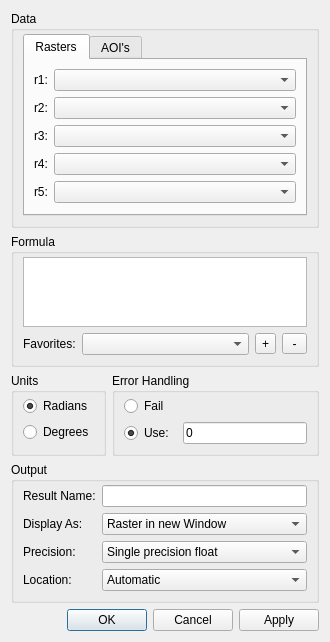
<?xml version="1.0" encoding="UTF-8"?>
<ui version="4.0">
 <class>RasterMathDlg</class>
 <widget class="QDialog" name="RasterMathDlg">
  <property name="windowModality">
   <enum>Qt::ApplicationModal</enum>
  </property>
  <property name="geometry">
   <rect>
    <x>0</x>
    <y>0</y>
    <width>330</width>
    <height>597</height>
   </rect>
  </property>
  <property name="windowTitle">
   <string>Raster Math</string>
  </property>
  <layout class="QVBoxLayout" name="verticalLayout">
   <item>
    <widget class="QGroupBox" name="mpDataGroupBox">
     <property name="title">
      <string>Data</string>
     </property>
     <layout class="QVBoxLayout">
      <property name="topMargin">
       <number>3</number>
      </property>
      <item>
       <widget class="QTabWidget" name="mpDataTabs">
        <property name="currentIndex">
         <number>0</number>
        </property>
        <widget class="QWidget" name="mpRasterTab">
         <attribute name="title">
          <string>Rasters</string>
         </attribute>
         <layout class="QVBoxLayout">
          <item>
           <layout class="QHBoxLayout">
            <item>
             <widget class="QLabel" name="mpRaster1Label">
              <property name="text">
               <string>r1:</string>
              </property>
             </widget>
            </item>
            <item>
             <widget class="QComboBox" name="mpRaster1Combo">
              <property name="sizePolicy">
               <sizepolicy hsizetype="Preferred" vsizetype="Fixed">
                <horstretch>1</horstretch>
                <verstretch>0</verstretch>
               </sizepolicy>
              </property>
             </widget>
            </item>
           </layout>
          </item>
          <item>
           <layout class="QHBoxLayout">
            <item>
             <widget class="QLabel" name="mpRaster2Label">
              <property name="text">
               <string>r2:</string>
              </property>
             </widget>
            </item>
            <item>
             <widget class="QComboBox" name="mpRaster2Combo">
              <property name="sizePolicy">
               <sizepolicy hsizetype="Preferred" vsizetype="Fixed">
                <horstretch>1</horstretch>
                <verstretch>0</verstretch>
               </sizepolicy>
              </property>
             </widget>
            </item>
           </layout>
          </item>
          <item>
           <layout class="QHBoxLayout">
            <item>
             <widget class="QLabel" name="mpRaster3Label">
              <property name="text">
               <string>r3:</string>
              </property>
             </widget>
            </item>
            <item>
             <widget class="QComboBox" name="mpRaster3Combo">
              <property name="sizePolicy">
               <sizepolicy hsizetype="Preferred" vsizetype="Fixed">
                <horstretch>1</horstretch>
                <verstretch>0</verstretch>
               </sizepolicy>
              </property>
             </widget>
            </item>
           </layout>
          </item>
          <item>
           <layout class="QHBoxLayout">
            <item>
             <widget class="QLabel" name="mpRaster4Label">
              <property name="text">
               <string>r4:</string>
              </property>
             </widget>
            </item>
            <item>
             <widget class="QComboBox" name="mpRaster4Combo">
              <property name="sizePolicy">
               <sizepolicy hsizetype="Preferred" vsizetype="Fixed">
                <horstretch>1</horstretch>
                <verstretch>0</verstretch>
               </sizepolicy>
              </property>
             </widget>
            </item>
           </layout>
          </item>
          <item>
           <layout class="QHBoxLayout">
            <item>
             <widget class="QLabel" name="mpRaster5Label">
              <property name="text">
               <string>r5:</string>
              </property>
             </widget>
            </item>
            <item>
             <widget class="QComboBox" name="mpRaster5Combo">
              <property name="sizePolicy">
               <sizepolicy hsizetype="Preferred" vsizetype="Fixed">
                <horstretch>1</horstretch>
                <verstretch>0</verstretch>
               </sizepolicy>
              </property>
             </widget>
            </item>
           </layout>
          </item>
         </layout>
        </widget>
        <widget class="QWidget" name="mpAoiTab">
         <attribute name="title">
          <string>AOI's</string>
         </attribute>
         <layout class="QVBoxLayout">
          <item>
           <layout class="QHBoxLayout">
            <item>
             <widget class="QLabel" name="mpAoi1Label">
              <property name="text">
               <string>a1:</string>
              </property>
             </widget>
            </item>
            <item>
             <widget class="QComboBox" name="mpAoi1Combo">
              <property name="sizePolicy">
               <sizepolicy hsizetype="Preferred" vsizetype="Fixed">
                <horstretch>1</horstretch>
                <verstretch>0</verstretch>
               </sizepolicy>
              </property>
             </widget>
            </item>
           </layout>
          </item>
          <item>
           <layout class="QHBoxLayout">
            <item>
             <widget class="QLabel" name="mpAoi2Label">
              <property name="text">
               <string>a2:</string>
              </property>
             </widget>
            </item>
            <item>
             <widget class="QComboBox" name="mpAoi2Combo">
              <property name="sizePolicy">
               <sizepolicy hsizetype="Preferred" vsizetype="Fixed">
                <horstretch>1</horstretch>
                <verstretch>0</verstretch>
               </sizepolicy>
              </property>
             </widget>
            </item>
           </layout>
          </item>
          <item>
           <layout class="QHBoxLayout">
            <item>
             <widget class="QLabel" name="mpAoi3Label">
              <property name="text">
               <string>a3:</string>
              </property>
             </widget>
            </item>
            <item>
             <widget class="QComboBox" name="mpAoi3Combo">
              <property name="sizePolicy">
               <sizepolicy hsizetype="Preferred" vsizetype="Fixed">
                <horstretch>1</horstretch>
                <verstretch>0</verstretch>
               </sizepolicy>
              </property>
             </widget>
            </item>
           </layout>
          </item>
          <item>
           <layout class="QHBoxLayout">
            <item>
             <widget class="QLabel" name="mpAoi4Label">
              <property name="text">
               <string>a4:</string>
              </property>
             </widget>
            </item>
            <item>
             <widget class="QComboBox" name="mpAoi4Combo">
              <property name="sizePolicy">
               <sizepolicy hsizetype="Preferred" vsizetype="Fixed">
                <horstretch>1</horstretch>
                <verstretch>0</verstretch>
               </sizepolicy>
              </property>
             </widget>
            </item>
           </layout>
          </item>
          <item>
           <layout class="QHBoxLayout">
            <item>
             <widget class="QLabel" name="mpAoi5Label">
              <property name="text">
               <string>a5:</string>
              </property>
             </widget>
            </item>
            <item>
             <widget class="QComboBox" name="mpAoi5Combo">
              <property name="sizePolicy">
               <sizepolicy hsizetype="Preferred" vsizetype="Fixed">
                <horstretch>1</horstretch>
                <verstretch>0</verstretch>
               </sizepolicy>
              </property>
             </widget>
            </item>
           </layout>
          </item>
         </layout>
        </widget>
       </widget>
      </item>
     </layout>
    </widget>
   </item>
   <item>
    <widget class="QGroupBox" name="mpFormulaGroupBox">
     <property name="title">
      <string>Formula</string>
     </property>
     <layout class="QGridLayout">
      <property name="topMargin">
       <number>3</number>
      </property>
      <item row="0" column="0">
       <widget class="QTextEdit" name="mpFormulaTextEdit">
        <property name="sizePolicy">
         <sizepolicy hsizetype="Expanding" vsizetype="Expanding">
          <horstretch>1</horstretch>
          <verstretch>1</verstretch>
         </sizepolicy>
        </property>
        <property name="font">
         <font>
          <pointsize>10</pointsize>
         </font>
        </property>
       </widget>
      </item>
      <item row="1" column="0">
       <layout class="QHBoxLayout">
        <item>
         <widget class="QLabel" name="mpFavoritesLabel">
          <property name="text">
           <string>Favorites:</string>
          </property>
         </widget>
        </item>
        <item>
         <widget class="QComboBox" name="mpFavoritesCombo">
          <property name="sizePolicy">
           <sizepolicy hsizetype="Preferred" vsizetype="Fixed">
            <horstretch>1</horstretch>
            <verstretch>0</verstretch>
           </sizepolicy>
          </property>
         </widget>
        </item>
        <item>
         <widget class="QToolButton" name="mpAddToFavoritesButton">
          <property name="toolTip">
           <string>Add to favorites...</string>
          </property>
          <property name="text">
           <string>+</string>
          </property>
         </widget>
        </item>
        <item>
         <widget class="QToolButton" name="mpDeleteFavoriteButton">
          <property name="text">
           <string> - </string>
          </property>
         </widget>
        </item>
       </layout>
      </item>
     </layout>
    </widget>
   </item>
   <item>
    <layout class="QHBoxLayout" name="_2">
     <item>
      <widget class="QGroupBox" name="mpUnitsGroupBox">
       <property name="title">
        <string>Units</string>
       </property>
       <layout class="QVBoxLayout">
        <property name="spacing">
         <number>6</number>
        </property>
        <property name="topMargin">
         <number>3</number>
        </property>
        <item>
         <widget class="QRadioButton" name="mpRadiansButton">
          <property name="text">
           <string>Radians</string>
          </property>
          <property name="checked">
           <bool>true</bool>
          </property>
         </widget>
        </item>
        <item>
         <widget class="QRadioButton" name="mpDegreesButton">
          <property name="text">
           <string>Degrees</string>
          </property>
         </widget>
        </item>
       </layout>
      </widget>
     </item>
     <item>
      <widget class="QGroupBox" name="mpErrorHandlingGroupBox">
       <property name="title">
        <string>Error Handling</string>
       </property>
       <layout class="QVBoxLayout">
        <property name="topMargin">
         <number>3</number>
        </property>
        <item>
         <widget class="QRadioButton" name="mpErrorFailButton">
          <property name="text">
           <string>Fail</string>
          </property>
         </widget>
        </item>
        <item>
         <layout class="QHBoxLayout">
          <item>
           <widget class="QRadioButton" name="mpErrorUseButton">
            <property name="text">
             <string>Use: </string>
            </property>
            <property name="checked">
             <bool>true</bool>
            </property>
           </widget>
          </item>
          <item>
           <widget class="QLineEdit" name="mpErrorUseTextEdit">
            <property name="sizePolicy">
             <sizepolicy hsizetype="Expanding" vsizetype="Fixed">
              <horstretch>0</horstretch>
              <verstretch>0</verstretch>
             </sizepolicy>
            </property>
            <property name="text">
             <string>0</string>
            </property>
           </widget>
          </item>
         </layout>
        </item>
       </layout>
      </widget>
     </item>
    </layout>
   </item>
   <item>
    <widget class="QGroupBox" name="mpOutputGroupBox">
     <property name="title">
      <string>Output</string>
     </property>
     <layout class="QGridLayout" name="gridLayout_2">
      <property name="topMargin">
       <number>3</number>
      </property>
      <item row="0" column="0">
       <layout class="QGridLayout" name="mpGridLayout">
        <item row="0" column="0">
         <widget class="QLabel" name="mpResultNameLabel">
          <property name="text">
           <string>Result Name:</string>
          </property>
         </widget>
        </item>
        <item row="0" column="1">
         <widget class="QLineEdit" name="mpResultNameTextEdit">
          <property name="sizePolicy">
           <sizepolicy hsizetype="Expanding" vsizetype="Fixed">
            <horstretch>1</horstretch>
            <verstretch>0</verstretch>
           </sizepolicy>
          </property>
         </widget>
        </item>
        <item row="1" column="0">
         <widget class="QLabel" name="mpDisplayAsLabel">
          <property name="text">
           <string>Display As:</string>
          </property>
         </widget>
        </item>
        <item row="1" column="1">
         <widget class="QComboBox" name="mpDisplayAsCombo">
          <property name="sizePolicy">
           <sizepolicy hsizetype="Preferred" vsizetype="Fixed">
            <horstretch>1</horstretch>
            <verstretch>0</verstretch>
           </sizepolicy>
          </property>
          <property name="currentIndex">
           <number>3</number>
          </property>
          <item>
           <property name="text">
            <string>None</string>
           </property>
          </item>
          <item>
           <property name="text">
            <string>Raster Overlay</string>
           </property>
          </item>
          <item>
           <property name="text">
            <string>Threshold Overlay</string>
           </property>
          </item>
          <item>
           <property name="text">
            <string>Raster in new Window</string>
           </property>
          </item>
         </widget>
        </item>
        <item row="2" column="0">
         <widget class="QLabel" name="mpPrecisionLabel">
          <property name="text">
           <string>Precision:</string>
          </property>
         </widget>
        </item>
        <item row="2" column="1">
         <widget class="QComboBox" name="mpPrecisionCombo">
          <property name="sizePolicy">
           <sizepolicy hsizetype="Preferred" vsizetype="Fixed">
            <horstretch>1</horstretch>
            <verstretch>0</verstretch>
           </sizepolicy>
          </property>
          <property name="currentIndex">
           <number>6</number>
          </property>
          <item>
           <property name="text">
            <string>1-byte signed integer</string>
           </property>
          </item>
          <item>
           <property name="text">
            <string>1-byte unsigned integer</string>
           </property>
          </item>
          <item>
           <property name="text">
            <string>2-byte signed integer</string>
           </property>
          </item>
          <item>
           <property name="text">
            <string>2-byte unsigned integer</string>
           </property>
          </item>
          <item>
           <property name="text">
            <string>4-byte signed integer</string>
           </property>
          </item>
          <item>
           <property name="text">
            <string>4-byte unsigned integer</string>
           </property>
          </item>
          <item>
           <property name="text">
            <string>Single precision float</string>
           </property>
          </item>
          <item>
           <property name="text">
            <string>Double precision float</string>
           </property>
          </item>
         </widget>
        </item>
        <item row="3" column="0">
         <widget class="QLabel" name="mpLocationLabel">
          <property name="text">
           <string>Location:</string>
          </property>
         </widget>
        </item>
        <item row="3" column="1">
         <widget class="QComboBox" name="mpLocationCombo">
          <property name="sizePolicy">
           <sizepolicy hsizetype="Preferred" vsizetype="Fixed">
            <horstretch>1</horstretch>
            <verstretch>0</verstretch>
           </sizepolicy>
          </property>
          <property name="currentIndex">
           <number>2</number>
          </property>
          <item>
           <property name="text">
            <string>On-Disk</string>
           </property>
          </item>
          <item>
           <property name="text">
            <string>In-memory</string>
           </property>
          </item>
          <item>
           <property name="text">
            <string>Automatic</string>
           </property>
          </item>
         </widget>
        </item>
       </layout>
      </item>
     </layout>
    </widget>
   </item>
   <item>
    <widget class="QDialogButtonBox" name="mpButtonBox">
     <property name="orientation">
      <enum>Qt::Horizontal</enum>
     </property>
     <property name="standardButtons">
      <set>QDialogButtonBox::Apply|QDialogButtonBox::Cancel|QDialogButtonBox::Ok</set>
     </property>
    </widget>
   </item>
  </layout>
 </widget>
 <resources/>
 <connections>
  <connection>
   <sender>mpButtonBox</sender>
   <signal>accepted()</signal>
   <receiver>RasterMathDlg</receiver>
   <slot>accept()</slot>
   <hints>
    <hint type="sourcelabel">
     <x>258</x>
     <y>498</y>
    </hint>
    <hint type="destinationlabel">
     <x>157</x>
     <y>274</y>
    </hint>
   </hints>
  </connection>
  <connection>
   <sender>mpButtonBox</sender>
   <signal>rejected()</signal>
   <receiver>RasterMathDlg</receiver>
   <slot>reject()</slot>
   <hints>
    <hint type="sourcelabel">
     <x>326</x>
     <y>498</y>
    </hint>
    <hint type="destinationlabel">
     <x>286</x>
     <y>274</y>
    </hint>
   </hints>
  </connection>
 </connections>
</ui>
